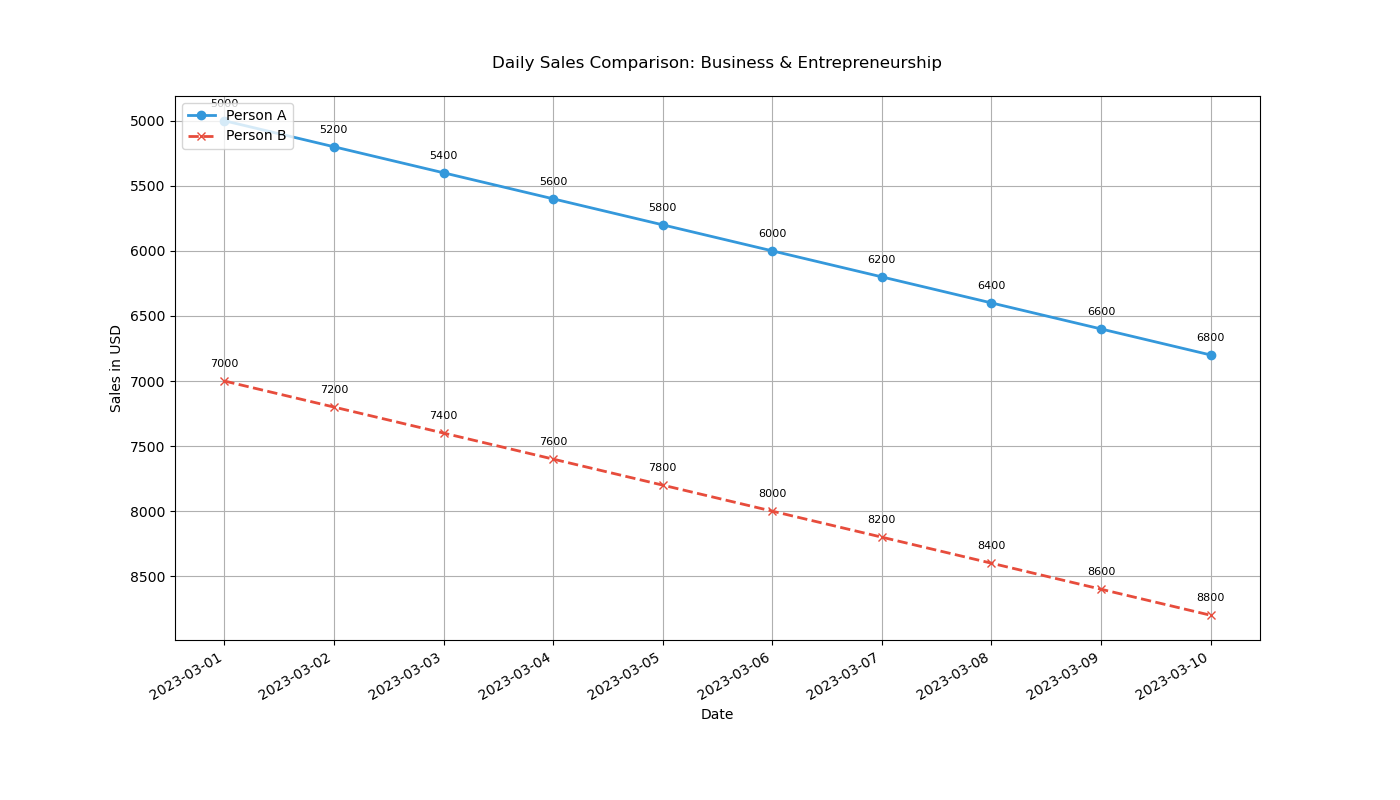

Recreate this plot in Python.

import matplotlib.pyplot as plt
import matplotlib.dates as mdates
from datetime import datetime

data = [
    {'Date': '2023-03-01', 'Person A Sales': 5000, 'Person B Sales': 7000},
    {'Date': '2023-03-02', 'Person A Sales': 5200, 'Person B Sales': 7200},
    {'Date': '2023-03-03', 'Person A Sales': 5400, 'Person B Sales': 7400},
    {'Date': '2023-03-04', 'Person A Sales': 5600, 'Person B Sales': 7600},
    {'Date': '2023-03-05', 'Person A Sales': 5800, 'Person B Sales': 7800},
    {'Date': '2023-03-06', 'Person A Sales': 6000, 'Person B Sales': 8000},
    {'Date': '2023-03-07', 'Person A Sales': 6200, 'Person B Sales': 8200},
    {'Date': '2023-03-08', 'Person A Sales': 6400, 'Person B Sales': 8400},
    {'Date': '2023-03-09', 'Person A Sales': 6600, 'Person B Sales': 8600},
    {'Date': '2023-03-10', 'Person A Sales': 6800, 'Person B Sales': 8800}
]

dates = [datetime.strptime(d['Date'], '%Y-%m-%d') for d in data]
person_a_sales = [d['Person A Sales'] for d in data]
person_b_sales = [d['Person B Sales'] for d in data]

plt.figure(figsize=(14, 8))

plt.plot(dates, person_a_sales, label='Person A', color='#3498db', linestyle='-', marker='o', linewidth=2)
plt.plot(dates, person_b_sales, label='Person B', color='#e74c3c', linestyle='--', marker='x', linewidth=2)

plt.title('Daily Sales Comparison: Business & Entrepreneurship', pad=20)
plt.xlabel('Date')
plt.ylabel('Sales in USD')
plt.legend(loc='upper left')
plt.grid(True)

plt.gca().invert_yaxis()

plt.gca().xaxis.set_major_formatter(mdates.DateFormatter('%Y-%m-%d'))
plt.gca().xaxis.set_major_locator(mdates.DayLocator())

plt.gcf().autofmt_xdate()

for i, txt in enumerate(person_a_sales):
    plt.annotate(txt, (dates[i], person_a_sales[i]), textcoords="offset points", xytext=(0,10), ha='center', fontsize=8)
for i, txt in enumerate(person_b_sales):
    plt.annotate(txt, (dates[i], person_b_sales[i]), textcoords="offset points", xytext=(0,10), ha='center', fontsize=8)

plt.show()
